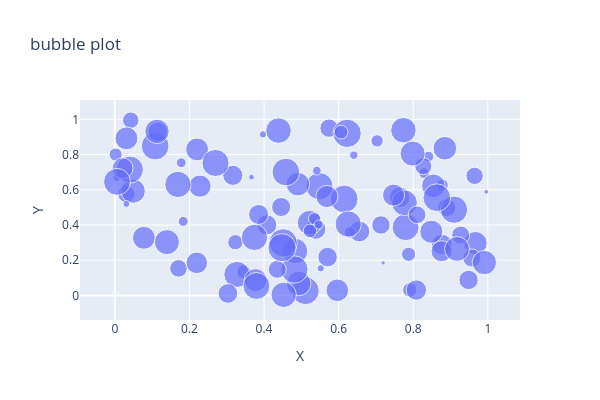

Notebook source saved alongside this figure:
### Code cell
from hana_ml.visualizers.eda import parallel_coordinates, bubble_plot

fig = bubble_plot(df_new, x='X', y='Y', size='S', title="bubble plot", width=600, height=400)
fig.show()
